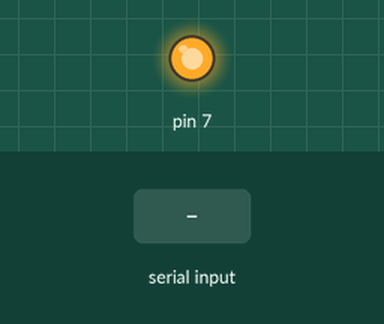
A sketch run on a simulated Arduino Uno, built with avr-gcc and run on an emulated ATmega328P. Shown: output pins drawn as LEDs (lit = HIGH). The inputs (shaded band) are chosen by the test bench.

Above: at 1.2 s.
1.3 s: "a" received over Serial
At 1.7 s:
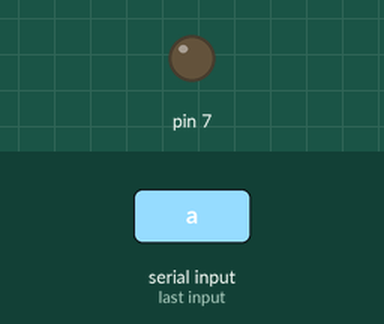
2.8 s: "b" received over Serial
At 4.0 s:
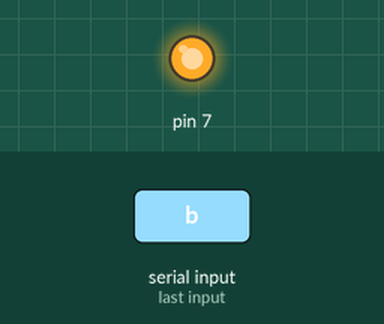
Timing chart, 0 to 5.8 s (numbered marks = the images above; inputs shaded):
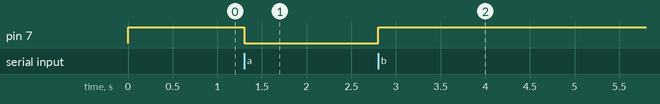

The sketch:

smart_led.ino
```cpp
void setup() {
Serial.begin(9600);

  pinMode(7, OUTPUT);
  digitalWrite(7,HIGH);// put your setup code here, to run once:
 }

void loop() {
  // put your main code here, to run repeatedly:
 if(Serial.available()>0)
   {
      char data= Serial.read(); // reading the data received from the bluetooth module
      switch(data)
      {
        case 'a': digitalWrite(7,LOW);break; // when a is pressed on the app on your smart phone
        case 'b': digitalWrite(7,HIGH);break; // when d is pressed on the app on your smart phone
        default : break;
      }

   }

}
```

Measured:
- after the input at 1.3 s, pin 7: HIGH → LOW at once
- after the input at 2.8 s, pin 7: LOW → HIGH at once
